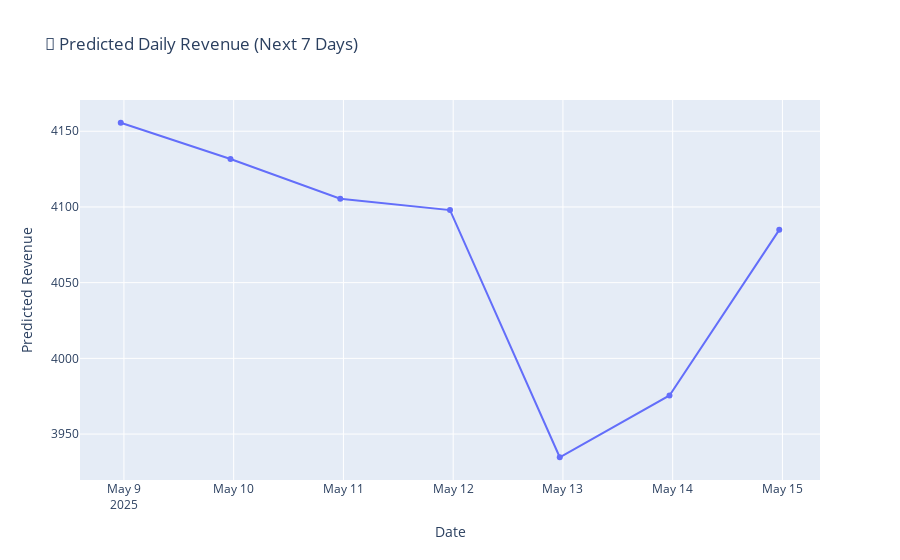

Notebook code cell kept with this figure:
### Code cell
fig_daily = px.line(
    forecast_result,
    x='date',
    y='predicted_revenue',
    title='📅 Predicted Daily Revenue (Next 7 Days)',
    markers=True
)
fig_daily.update_layout(xaxis_title='Date', yaxis_title='Predicted Revenue')
fig_daily.show()

### Figure 1 — Plotly figure (JSON) as saved in the notebook; plotly's stock layout.template omitted (floating-point values rounded to 4 significant figures)
{"data": [{"hovertemplate": "date=%{x}<br>predicted_revenue=%{y}<extra></extra>", "legendgroup": "", "line": {"color": "#636efa", "dash": "solid"}, "marker": {"symbol": "circle"}, "mode": "lines+markers", "name": "", "orientation": "v", "showlegend": false, "type": "scatter", "x": ["2025-05-08T23:18:15", "2025-05-09T23:18:15", "2025-05-10T23:18:15", "2025-05-11T23:18:15", "2025-05-12T23:18:15", "2025-05-13T23:18:15", "2025-05-14T23:18:15"], "xaxis": "x", "y": [4156.0, 4132.0, 4105.0, 4098.0, 3935.0, 3975.0, 4085.0], "yaxis": "y"}], "layout": {"autosize": true, "legend": {"tracegroupgap": 0}, "title": {"text": "📅 Predicted Daily Revenue (Next 7 Days)"}, "xaxis": {"anchor": "y", "autorange": true, "domain": [0, 1], "range": ["2025-05-08 14:35:27.2397", "2025-05-15 08:01:02.7603"], "title": {"text": "Date"}, "type": "date"}, "yaxis": {"anchor": "x", "autorange": true, "domain": [0, 1], "range": [3916.0, 4174.0], "title": {"text": "Predicted Revenue"}, "type": "linear"}}}
